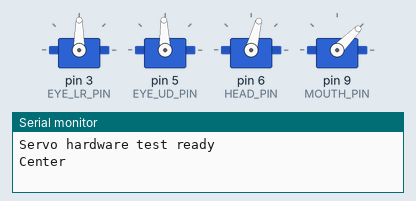
Recording of a sketch running on a simulated Arduino Uno, built with avr-gcc and run on an emulated ATmega328P. Parts: 4 × servo, the last lines printed to the serial monitor.

Above: at 0.05 s.
At 1.3 s:
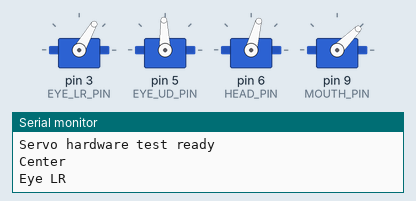
At 2.6 s:
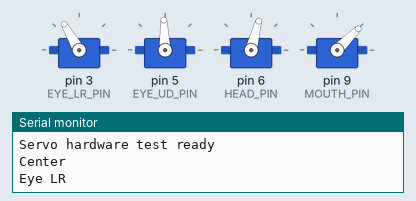
At 5.45 s:
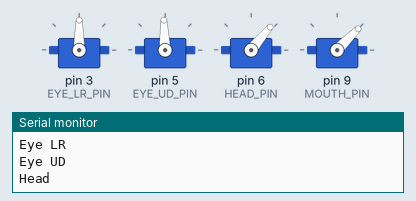
At 6.8 s:
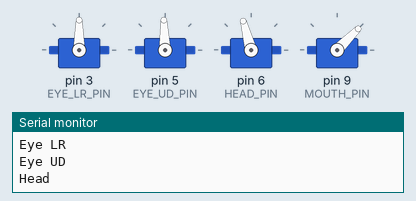
At 10.5 s:
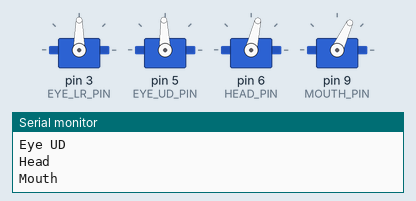
Timing chart, 0 to 15.0 s (numbered marks = the images above):
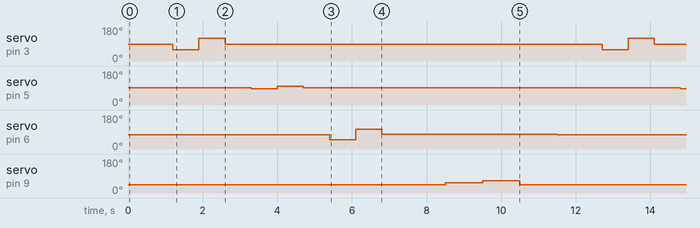

The sketch:

servo_hardware_test.ino
```cpp
/*
  Servo Hardware Test

  Upload this sketch to test the four servos without Portal, printer,
  button, speech, or serial commands.

  Pins:
    D3 = eye left/right
    D5 = eye up/down
    D6 = head side/side
    D9 = mouth
*/

#include <Servo.h>

const uint8_t EYE_LR_PIN = 3;
const uint8_t EYE_UD_PIN = 5;
const uint8_t HEAD_PIN = 6;
const uint8_t MOUTH_PIN = 9;

Servo eyeLR;
Servo eyeUD;
Servo head;
Servo mouth;

void setup() {
  Serial.begin(115200);

  eyeLR.attach(EYE_LR_PIN);
  eyeUD.attach(EYE_UD_PIN);
  head.attach(HEAD_PIN);
  mouth.attach(MOUTH_PIN);

  centerAll();
  Serial.println("Servo hardware test ready");
}

void loop() {
  Serial.println("Center");
  centerAll();
  delay(1200);

  Serial.println("Eye LR");
  sweepServo(eyeLR, 60, 120);

  Serial.println("Eye UD");
  sweepServo(eyeUD, 86, 98);

  Serial.println("Head");
  sweepServo(head, 50, 105);

  Serial.println("Mouth");
  testMouth();
}

void centerAll() {
  eyeLR.write(90);
  eyeUD.write(92);
  head.write(75);
  mouth.write(45);
}

void sweepServo(Servo &servo, int lowAngle, int highAngle) {
  servo.write(lowAngle);
  delay(700);
  servo.write(highAngle);
  delay(700);
  servo.write((lowAngle + highAngle) / 2);
  delay(700);
}

void testMouth() {
  mouth.write(45);
  delay(1000);
  mouth.write(55);
  delay(1000);
  mouth.write(65);
  delay(1000);
  mouth.write(45);
  delay(1000);
}
```

Measured:
- by itself, servo on pin 3 (EYE_LR_PIN): repeats every 11.5 s: 120° 0.70 s, 90° 10.1 s, 60° 0.70 s
- by itself, servo on pin 5 (EYE_UD_PIN): repeats every 11.5 s: 98° 0.70 s, 92° 10.1 s, 86° 0.70 s
- by itself, servo on pin 6 (HEAD_PIN): repeats every 11.5 s: 105° 0.70 s, 77° 4.7 s, 75° 5.4 s, 50° 0.70 s
- by itself, servo on pin 9 (MOUTH_PIN): repeats every 11.5 s: 65° 1.0 s, 45° 9.5 s, 55° 1.0 s
